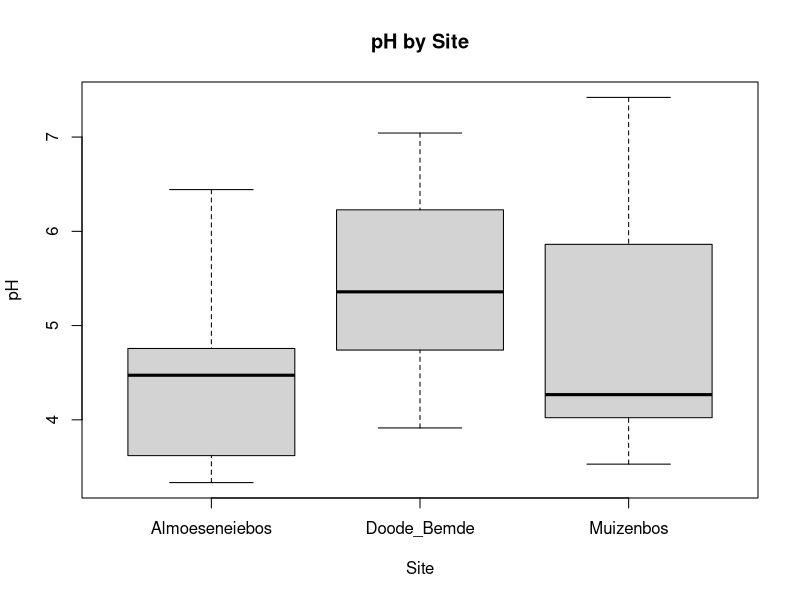
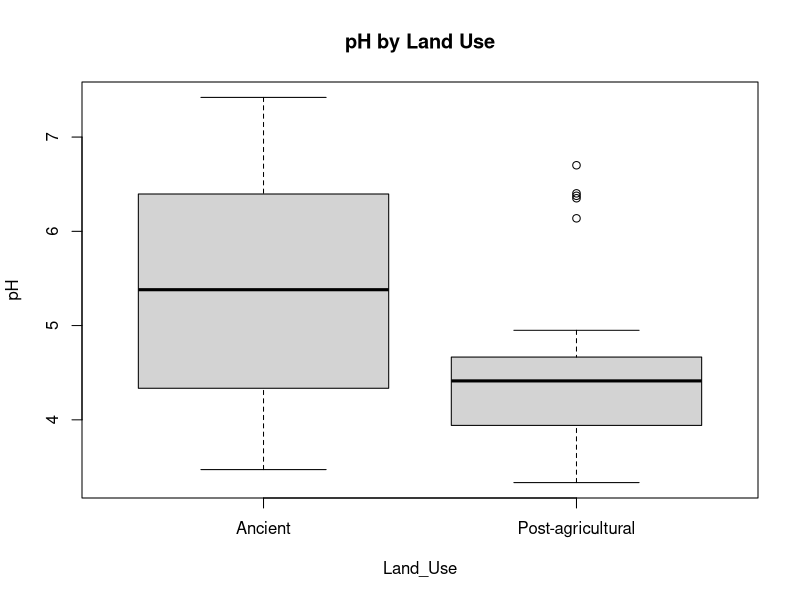
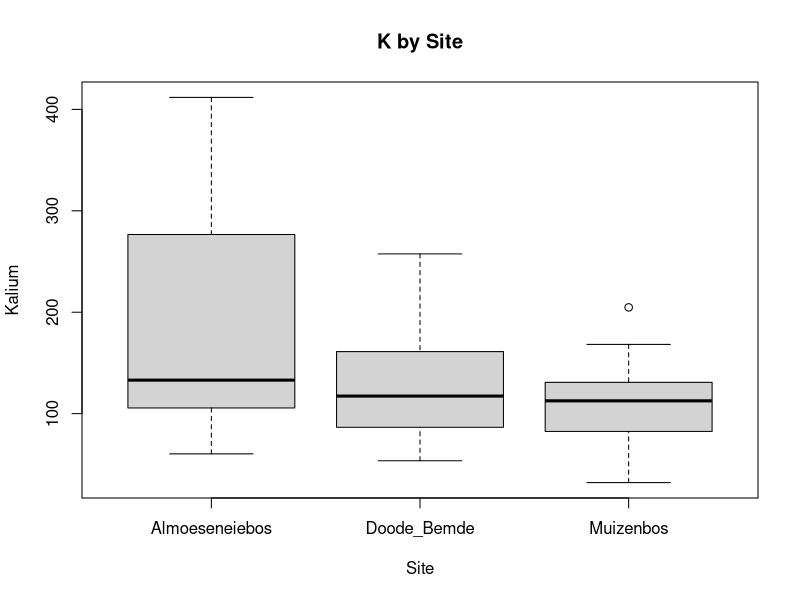
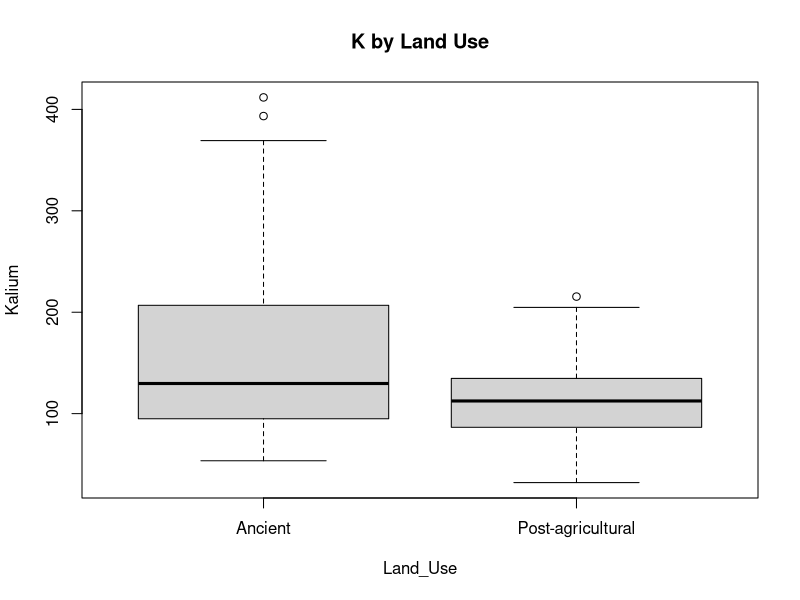
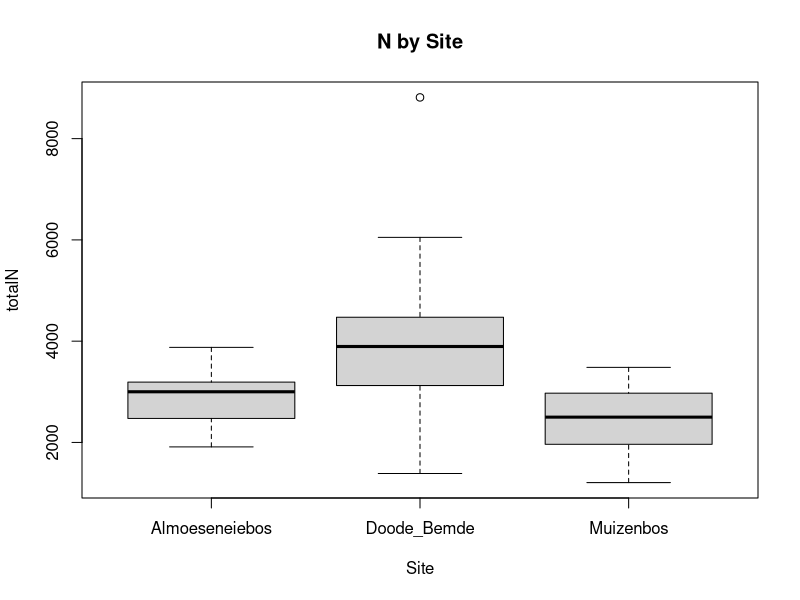
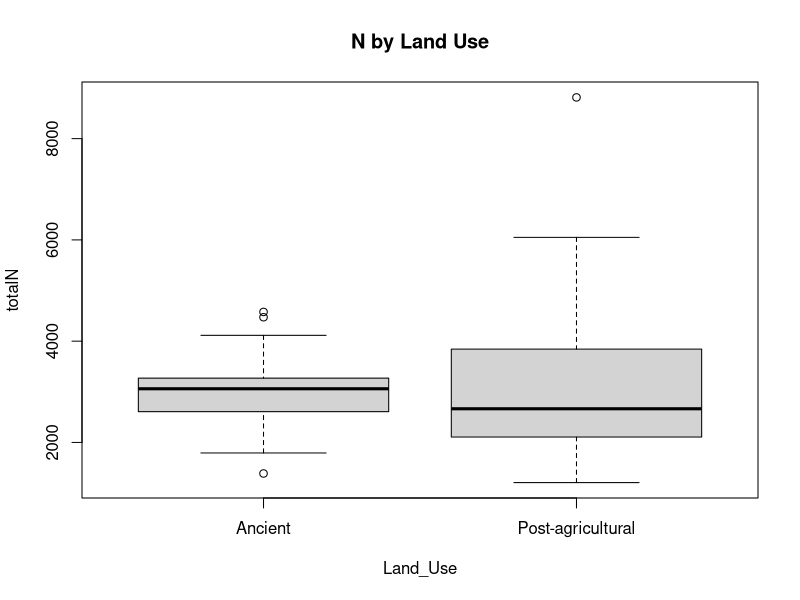
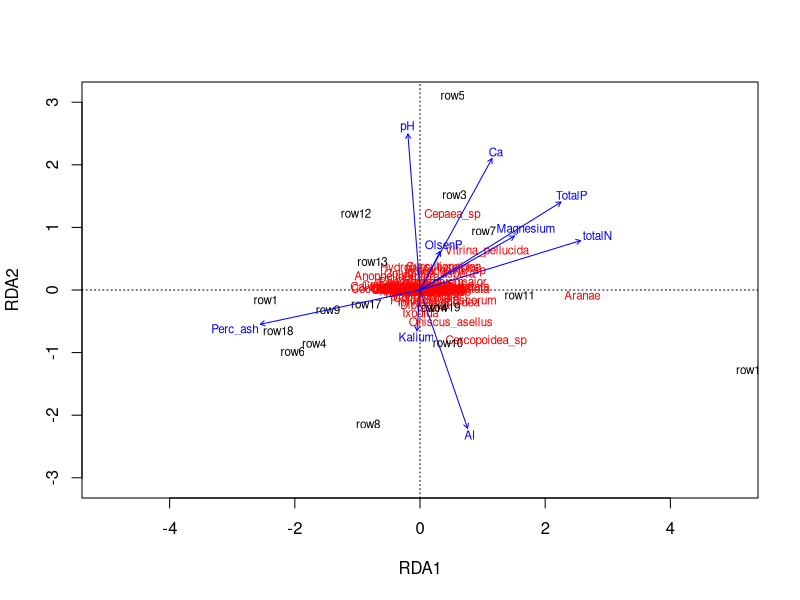
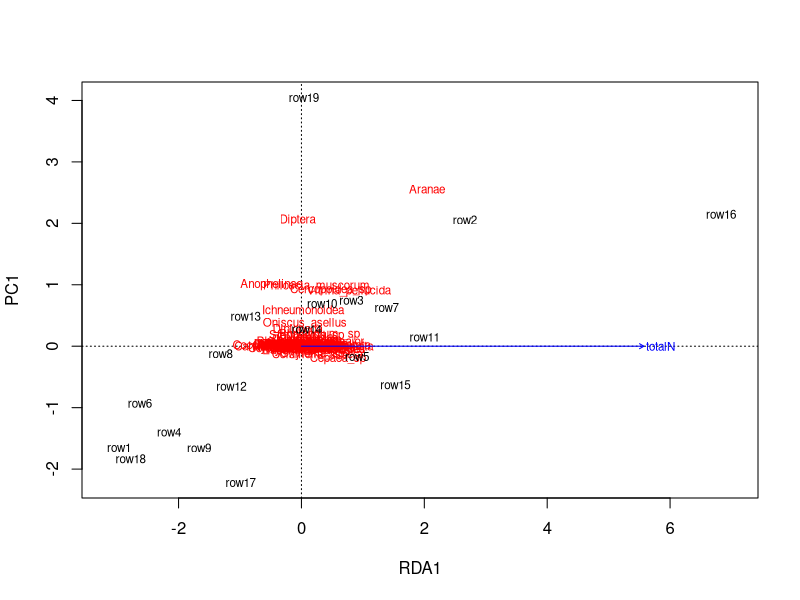

Write the R code that produced these figures, in order.
# For this week it's time to start exploring your own ideas and questions in R.
  # There are at least five options in the dataset to create the following comparisons.Abiotic

# (Q1 - 12 pts) Use the dataset from the tutorial to complete one redundancy analysis (RDA) with variance partitioning on a different community (NOT the nematodes).
#Abiotic v invertebrate community,not soil plants.

install.packages("readxl")
library("readxl")


setwd("C:/Users/kilgus/Documents/GitHub/kilgusmh/Week9")
abiotic.tibble <- read_excel("Penaetal_2016_data.xlsx", sheet = "Abiotic factors")

abiotic <- as.data.frame(abiotic.tibble)

head(abiotic)
boxplot(pH ~ Site, data= abiotic, main = "pH by Site")
boxplot(pH ~ Land_Use, data= abiotic, main = "pH by Land Use")

boxplot(Kalium ~ Site, data= abiotic, main = "K by Site")
boxplot(Kalium ~ Land_Use, data= abiotic, main = "K by Land Use")

boxplot(totalN ~ Site, data= abiotic, main = "N by Site")
boxplot(totalN ~ Land_Use, data= abiotic, main = "N by Land Use")



inver.tibble <- read_excel("Penaetal_2016_data.xlsx", sheet = "Invertebrate_community")
inver <- as.data.frame(inver.tibble)
head(inver)

abiotic.names <- paste(abiotic$Parcel, abiotic$Land_Use)
abiotic$names <- abiotic.names

head(abiotic)


inver.names <- paste(inver$Parcel, inver$Landuse)
inver$names <- inver.names

abiotic.means <- aggregate(x = abiotic, by = list(abiotic$names), FUN = "mean")

head(abiotic.means)

inver.means <- aggregate(x = inver, by = list(inver$names), FUN = "mean")

head(inver.means)

abiotic.means1 <- abiotic.means[,-16] # NA column
abiotic.means2 <- abiotic.means1[,-1:-6] # Plot and NA columns
abiotic.means2 <- sapply(abiotic.means2, as.numeric ) # Make sure everything is numeric.
abiotic.means2 <- as.data.frame(abiotic.means2)

inver.means1 <- inver.means[,-41] # Remove NAs
inver.means2 <- as.data.frame(inver.means1[,-1:-4]) # Remove plot and NAs
inver.means2 <- sapply(inver.means2, as.numeric )


  # Explain the ecological importance of your significant predictor variables, or the importance if none are significant for your community.
#Out of all the box plots, the pH by site for almoeseniebos..muizenbos is the most significant predictor variable because there is the most amount of difference between the three sites.The pH lowered or raised can alter the amount and type of vegetation growing. Thus, creating different types of food in different places/sites.

# (Q2 - 12 pts) Then use the dataset from the tutorial to create a linear model related to your RDA. Try multiple predictors to find the best fit model.
# And we can FINALLY compare the abiotic data against the biotic communities:
install.packages("vegan")
library(vegan)
ord <- rda(inver.means2[-20,-68] ~ pH + totalN + Perc_ash + Kalium + Magnesium + Ca + Al + TotalP + OlsenP, abiotic.means2)
ord
#ncol(inver.means2)
anova(ord)  

plot(ord, ylim = c(-2,2), xlim = c(-5,5))  

ord <- rda(inver.means2[-20,-68] ~., abiotic.means2) 
ord.int <- rda(inver.means2[-20,-68] ~1, abiotic.means2)

step.mod <- ordistep(ord.int, scope = formula(ord), selection = "both")
step.mod$anova

step.R2mod <- ordiR2step(ord.int, scope = formula(ord), selection = "forward")

ord2 <- rda(inver.means2[-20,-68] ~ totalN, abiotic.means2)
ord2
anova(ord2)
plot(ord2)


  # Explain the ecological importance of the significant predictors, or lack of significant predictors.
#Nitrogen is significant to the soil and what vegetation can grow.

# (Q3 - 6 pts) Provide a 3-4 sentence synthesis of how these results relate to one another and the value of considering both together for interpreting biotic-abiotic interactions.
#Nitrogen is significant to invertebrate communities because if nitrogen affects the soil, there could be less vegetation. This causes a lack of food for invertebrates. Additionally, with a significant addition of nitrogen in a water sources could potentially kill invertebrates.Thus, reducing the population and changing the entire ecosystem.

